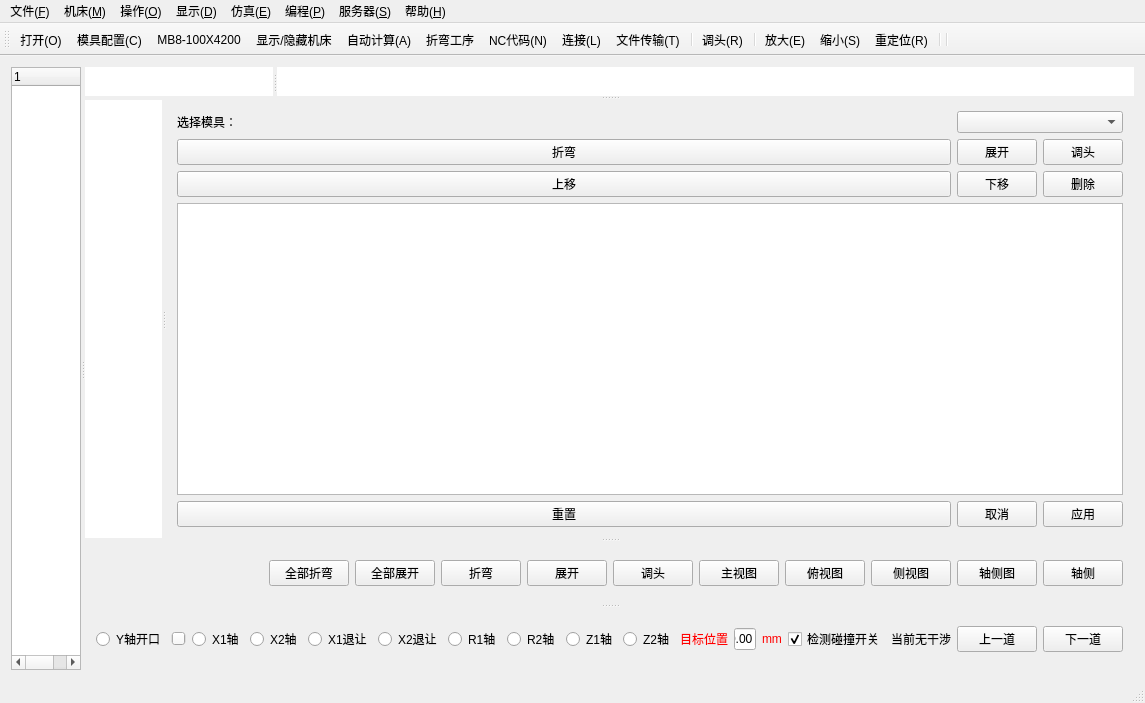
<?xml version="1.0" encoding="UTF-8"?>
<ui version="4.0">
 <class>MainWindow</class>
 <widget class="QMainWindow" name="MainWindow">
  <property name="windowModality">
   <enum>Qt::WindowModal</enum>
  </property>
  <property name="geometry">
   <rect>
    <x>0</x>
    <y>0</y>
    <width>1095</width>
    <height>703</height>
   </rect>
  </property>
  <property name="sizePolicy">
   <sizepolicy hsizetype="Expanding" vsizetype="Expanding">
    <horstretch>1</horstretch>
    <verstretch>1</verstretch>
   </sizepolicy>
  </property>
  <property name="windowTitle">
   <string>MainWindow</string>
  </property>
  <widget class="QWidget" name="centralWidget">
   <layout class="QGridLayout" name="gridLayout_8">
    <item row="0" column="0">
     <widget class="QSplitter" name="splitter_4">
      <property name="orientation">
       <enum>Qt::Horizontal</enum>
      </property>
      <widget class="QTreeWidget" name="treeWidget">
       <property name="contextMenuPolicy">
        <enum>Qt::CustomContextMenu</enum>
       </property>
       <column>
        <property name="text">
         <string notr="true">1</string>
        </property>
       </column>
      </widget>
      <widget class="QSplitter" name="splitter_3">
       <property name="orientation">
        <enum>Qt::Vertical</enum>
       </property>
       <widget class="QSplitter" name="splitter_2">
        <property name="orientation">
         <enum>Qt::Horizontal</enum>
        </property>
        <widget class="QWidget" name="widget_3" native="true">
         <property name="styleSheet">
          <string notr="true">background-color:rgb(255,255,255)</string>
         </property>
         <layout class="QGridLayout" name="gridLayout_3"/>
        </widget>
        <widget class="QWidget" name="widget_4" native="true">
         <property name="styleSheet">
          <string notr="true">background-color:rgb(255,255,255)</string>
         </property>
        </widget>
       </widget>
       <widget class="QSplitter" name="splitter">
        <property name="orientation">
         <enum>Qt::Horizontal</enum>
        </property>
        <widget class="QWidget" name="widget" native="true">
         <property name="styleSheet">
          <string notr="true">background-color:rgb(255,255,255)</string>
         </property>
         <layout class="QGridLayout" name="gridLayout_6"/>
        </widget>
        <widget class="QWidget" name="widget_2" native="true">
         <layout class="QGridLayout" name="gridLayout_7">
          <item row="1" column="0">
           <layout class="QGridLayout" name="gridLayout" columnstretch="1,0,0,0,0">
            <item row="1" column="0">
             <widget class="QPushButton" name="bend_btn">
              <property name="text">
               <string>折弯</string>
              </property>
             </widget>
            </item>
            <item row="1" column="1">
             <widget class="QPushButton" name="deploy_btn">
              <property name="text">
               <string>展开</string>
              </property>
             </widget>
            </item>
            <item row="5" column="0">
             <widget class="QPushButton" name="reset_btn">
              <property name="text">
               <string>重置</string>
              </property>
             </widget>
            </item>
            <item row="2" column="0">
             <widget class="QPushButton" name="up_btn">
              <property name="text">
               <string>上移</string>
              </property>
             </widget>
            </item>
            <item row="2" column="1">
             <widget class="QPushButton" name="down_btn">
              <property name="text">
               <string>下移</string>
              </property>
             </widget>
            </item>
            <item row="1" column="2" colspan="3">
             <widget class="QPushButton" name="reverse_btn">
              <property name="text">
               <string>调头</string>
              </property>
             </widget>
            </item>
            <item row="2" column="2" colspan="3">
             <widget class="QPushButton" name="del_btn">
              <property name="text">
               <string>删除</string>
              </property>
             </widget>
            </item>
            <item row="5" column="1">
             <widget class="QPushButton" name="cancel_btn">
              <property name="text">
               <string>取消</string>
              </property>
             </widget>
            </item>
            <item row="5" column="2" colspan="3">
             <widget class="QPushButton" name="sure_btn">
              <property name="text">
               <string>应用</string>
              </property>
             </widget>
            </item>
            <item row="0" column="0">
             <widget class="QLabel" name="label">
              <property name="text">
               <string>选择模具：</string>
              </property>
             </widget>
            </item>
            <item row="0" column="1" colspan="4">
             <widget class="QComboBox" name="comboBox">
              <property name="currentText">
               <string/>
              </property>
             </widget>
            </item>
            <item row="3" column="0" rowspan="2" colspan="5">
             <widget class="QListWidget" name="listWidget">
              <property name="acceptDrops">
               <bool>true</bool>
              </property>
              <property name="dragEnabled">
               <bool>true</bool>
              </property>
              <property name="dragDropOverwriteMode">
               <bool>false</bool>
              </property>
              <property name="dragDropMode">
               <enum>QAbstractItemView::InternalMove</enum>
              </property>
              <property name="selectionMode">
               <enum>QAbstractItemView::ContiguousSelection</enum>
              </property>
             </widget>
            </item>
           </layout>
          </item>
         </layout>
        </widget>
       </widget>
       <widget class="QWidget" name="widget_6" native="true">
        <layout class="QHBoxLayout" name="horizontalLayout">
         <item>
          <spacer name="horizontalSpacer">
           <property name="orientation">
            <enum>Qt::Horizontal</enum>
           </property>
           <property name="sizeHint" stdset="0">
            <size>
             <width>165</width>
             <height>20</height>
            </size>
           </property>
          </spacer>
         </item>
         <item>
          <widget class="QPushButton" name="bend_all">
           <property name="text">
            <string>全部折弯</string>
           </property>
          </widget>
         </item>
         <item>
          <widget class="QPushButton" name="deploy_all">
           <property name="text">
            <string>全部展开</string>
           </property>
          </widget>
         </item>
         <item>
          <widget class="QPushButton" name="bend_btn_2">
           <property name="text">
            <string>折弯</string>
           </property>
          </widget>
         </item>
         <item>
          <widget class="QPushButton" name="deploy_btn_2">
           <property name="text">
            <string>展开</string>
           </property>
          </widget>
         </item>
         <item>
          <widget class="QPushButton" name="return_btn">
           <property name="text">
            <string>调头</string>
           </property>
          </widget>
         </item>
         <item>
          <widget class="QPushButton" name="mainView_btn">
           <property name="text">
            <string>主视图</string>
           </property>
          </widget>
         </item>
         <item>
          <widget class="QPushButton" name="topView_btn">
           <property name="text">
            <string>俯视图</string>
           </property>
          </widget>
         </item>
         <item>
          <widget class="QPushButton" name="sideView_btn">
           <property name="text">
            <string>侧视图</string>
           </property>
          </widget>
         </item>
         <item>
          <widget class="QPushButton" name="axisSide_btn">
           <property name="text">
            <string>轴侧图</string>
           </property>
           <property name="icon">
            <iconset resource="resource.qrc">
             <normaloff>:/images/resource/Micon.PNG</normaloff>:/images/resource/Micon.PNG</iconset>
           </property>
          </widget>
         </item>
         <item>
          <widget class="QPushButton" name="axis_beside_btn">
           <property name="text">
            <string>轴侧</string>
           </property>
          </widget>
         </item>
        </layout>
       </widget>
       <widget class="QWidget" name="widget_5" native="true">
        <layout class="QHBoxLayout" name="horizontalLayout_2">
         <item>
          <layout class="QHBoxLayout" name="horizontalLayout_3">
           <item>
            <widget class="QRadioButton" name="y_btn">
             <property name="text">
              <string>Y轴开口</string>
             </property>
            </widget>
           </item>
           <item>
            <widget class="QSlider" name="slider">
             <property name="maximum">
              <number>100</number>
             </property>
             <property name="orientation">
              <enum>Qt::Horizontal</enum>
             </property>
            </widget>
           </item>
           <item>
            <widget class="QRadioButton" name="x1_btn">
             <property name="text">
              <string>X1轴</string>
             </property>
            </widget>
           </item>
           <item>
            <widget class="QRadioButton" name="x2_btn">
             <property name="text">
              <string>X2轴</string>
             </property>
            </widget>
           </item>
           <item>
            <widget class="QRadioButton" name="x1_back_btn">
             <property name="text">
              <string>X1退让</string>
             </property>
            </widget>
           </item>
           <item>
            <widget class="QRadioButton" name="x2_back_btn">
             <property name="text">
              <string>X2退让</string>
             </property>
            </widget>
           </item>
           <item>
            <widget class="QRadioButton" name="r1_btn">
             <property name="text">
              <string>R1轴</string>
             </property>
            </widget>
           </item>
           <item>
            <widget class="QRadioButton" name="r2_btn">
             <property name="text">
              <string>R2轴</string>
             </property>
            </widget>
           </item>
           <item>
            <widget class="QRadioButton" name="z1_btn">
             <property name="text">
              <string>Z1轴</string>
             </property>
            </widget>
           </item>
           <item>
            <widget class="QRadioButton" name="z2_btn">
             <property name="text">
              <string>Z2轴</string>
             </property>
            </widget>
           </item>
           <item>
            <widget class="QLabel" name="pos_label">
             <property name="styleSheet">
              <string notr="true">color:red</string>
             </property>
             <property name="text">
              <string>目标位置</string>
             </property>
            </widget>
           </item>
           <item>
            <widget class="QLineEdit" name="pos_edit">
             <property name="text">
              <string>0.00</string>
             </property>
            </widget>
           </item>
           <item>
            <widget class="QLabel" name="label_3">
             <property name="styleSheet">
              <string notr="true">color:red</string>
             </property>
             <property name="text">
              <string>mm</string>
             </property>
            </widget>
           </item>
           <item>
            <widget class="QCheckBox" name="inter_tag">
             <property name="text">
              <string>检测碰撞开关</string>
             </property>
             <property name="checked">
              <bool>true</bool>
             </property>
            </widget>
           </item>
           <item>
            <widget class="QLabel" name="inter_label">
             <property name="text">
              <string>当前无干涉</string>
             </property>
            </widget>
           </item>
           <item>
            <widget class="QPushButton" name="before_btn">
             <property name="text">
              <string>上一道</string>
             </property>
            </widget>
           </item>
           <item>
            <widget class="QPushButton" name="next_btn">
             <property name="text">
              <string>下一道</string>
             </property>
            </widget>
           </item>
          </layout>
         </item>
        </layout>
       </widget>
      </widget>
     </widget>
    </item>
   </layout>
  </widget>
  <widget class="QMenuBar" name="menuBar">
   <property name="geometry">
    <rect>
     <x>0</x>
     <y>0</y>
     <width>1095</width>
     <height>23</height>
    </rect>
   </property>
   <widget class="QMenu" name="menuFile">
    <property name="title">
     <string>文件(&amp;F)</string>
    </property>
    <addaction name="New"/>
    <addaction name="Open"/>
    <addaction name="Save"/>
    <addaction name="Print"/>
    <addaction name="close_window"/>
    <addaction name="Quit"/>
   </widget>
   <widget class="QMenu" name="menu">
    <property name="title">
     <string>帮助(&amp;H)</string>
    </property>
   </widget>
   <widget class="QMenu" name="menu_L">
    <property name="title">
     <string>机床(&amp;M)</string>
    </property>
    <widget class="QMenu" name="body">
     <property name="title">
      <string>本体(&amp;B)</string>
     </property>
     <addaction name="MB8_100X4200"/>
     <addaction name="MB8_100X3200"/>
     <addaction name="MB6_100X2800"/>
    </widget>
    <addaction name="body"/>
    <addaction name="Punch"/>
    <addaction name="Die"/>
    <addaction name="BackGaung"/>
    <addaction name="ToolConfig"/>
    <addaction name="Constant"/>
   </widget>
   <widget class="QMenu" name="menu_T">
    <property name="title">
     <string>操作(&amp;O)</string>
    </property>
    <addaction name="Bend"/>
    <addaction name="Deploy"/>
    <addaction name="Return"/>
    <addaction name="bend_order"/>
    <addaction name="separator"/>
    <addaction name="enLarge"/>
    <addaction name="shrink"/>
    <addaction name="reset"/>
   </widget>
   <widget class="QMenu" name="menu_2">
    <property name="title">
     <string>编程(&amp;P)</string>
    </property>
    <addaction name="NC"/>
   </widget>
   <widget class="QMenu" name="menu_3">
    <property name="title">
     <string>仿真(&amp;E)</string>
    </property>
    <addaction name="Auto"/>
    <addaction name="RealTime"/>
   </widget>
   <widget class="QMenu" name="menuFu">
    <property name="title">
     <string>服务器(&amp;S)</string>
    </property>
    <addaction name="Link"/>
    <addaction name="Transfer"/>
   </widget>
   <widget class="QMenu" name="menuXian">
    <property name="title">
     <string>显示(&amp;D)</string>
    </property>
    <addaction name="Body_Show"/>
    <addaction name="Punch_Show"/>
    <addaction name="Die_Show"/>
    <addaction name="X_Show"/>
    <addaction name="R_Show"/>
    <addaction name="Z_Show"/>
   </widget>
   <addaction name="menuFile"/>
   <addaction name="menu_L"/>
   <addaction name="menu_T"/>
   <addaction name="menuXian"/>
   <addaction name="menu_3"/>
   <addaction name="menu_2"/>
   <addaction name="menuFu"/>
   <addaction name="menu"/>
  </widget>
  <widget class="QStatusBar" name="statusBar"/>
  <widget class="QToolBar" name="toolBar">
   <property name="windowTitle">
    <string>toolBar</string>
   </property>
   <attribute name="toolBarArea">
    <enum>TopToolBarArea</enum>
   </attribute>
   <attribute name="toolBarBreak">
    <bool>false</bool>
   </attribute>
   <addaction name="Open"/>
   <addaction name="ToolConfig"/>
   <addaction name="MB8_100X4200"/>
   <addaction name="show_or_not"/>
   <addaction name="Auto"/>
   <addaction name="bend_order"/>
   <addaction name="NC"/>
   <addaction name="Link"/>
   <addaction name="Transfer"/>
   <addaction name="separator"/>
   <addaction name="Return"/>
   <addaction name="separator"/>
   <addaction name="enLarge"/>
   <addaction name="shrink"/>
   <addaction name="reset"/>
   <addaction name="separator"/>
   <addaction name="separator"/>
  </widget>
  <action name="New">
   <property name="icon">
    <iconset resource="resource.qrc">
     <normaloff>:/images/resource/new.png</normaloff>:/images/resource/new.png</iconset>
   </property>
   <property name="text">
    <string>新建(&amp;N)</string>
   </property>
  </action>
  <action name="Open">
   <property name="icon">
    <iconset resource="resource.qrc">
     <normaloff>:/images/resource/folder-new.png</normaloff>:/images/resource/folder-new.png</iconset>
   </property>
   <property name="text">
    <string>打开(&amp;O)</string>
   </property>
  </action>
  <action name="Quit">
   <property name="text">
    <string>退出(&amp;Q)</string>
   </property>
  </action>
  <action name="Punch">
   <property name="text">
    <string>上模(&amp;P)</string>
   </property>
  </action>
  <action name="Die">
   <property name="text">
    <string>下模(&amp;D)</string>
   </property>
  </action>
  <action name="Bend">
   <property name="checkable">
    <bool>false</bool>
   </property>
   <property name="icon">
    <iconset resource="resource.qrc">
     <normaloff>:/images/resource/bend.png</normaloff>:/images/resource/bend.png</iconset>
   </property>
   <property name="text">
    <string>折弯(&amp;B)</string>
   </property>
  </action>
  <action name="Deploy">
   <property name="icon">
    <iconset resource="resource.qrc">
     <normaloff>:/images/resource/deploy.png</normaloff>:/images/resource/deploy.png</iconset>
   </property>
   <property name="text">
    <string>展开(&amp;D)</string>
   </property>
  </action>
  <action name="Save">
   <property name="icon">
    <iconset resource="resource.qrc">
     <normaloff>:/images/resource/save.png</normaloff>:/images/resource/save.png</iconset>
   </property>
   <property name="text">
    <string>保存((&amp;S))</string>
   </property>
  </action>
  <action name="Print">
   <property name="icon">
    <iconset resource="resource.qrc">
     <normaloff>:/images/resource/h16.png</normaloff>:/images/resource/h16.png</iconset>
   </property>
   <property name="text">
    <string>打印((&amp;P))</string>
   </property>
  </action>
  <action name="Machine">
   <property name="text">
    <string>机床(&amp;M)</string>
   </property>
  </action>
  <action name="Auto">
   <property name="icon">
    <iconset resource="resource.qrc">
     <normaloff>:/images/resource/compute.png</normaloff>:/images/resource/compute.png</iconset>
   </property>
   <property name="text">
    <string>自动计算(&amp;A)</string>
   </property>
  </action>
  <action name="Return">
   <property name="icon">
    <iconset resource="resource.qrc">
     <normaloff>:/images/resource/return.jpg</normaloff>:/images/resource/return.jpg</iconset>
   </property>
   <property name="text">
    <string>调头(&amp;R)</string>
   </property>
  </action>
  <action name="BackGaung">
   <property name="text">
    <string>轴配置(&amp;A)</string>
   </property>
  </action>
  <action name="MB8_100X4200">
   <property name="icon">
    <iconset resource="resource.qrc">
     <normaloff>:/images/machine</normaloff>:/images/machine</iconset>
   </property>
   <property name="text">
    <string>MB8-100X4200</string>
   </property>
  </action>
  <action name="MB8_100X3200">
   <property name="text">
    <string>MB8-100X3200</string>
   </property>
  </action>
  <action name="MB6_100X2800">
   <property name="text">
    <string>MB6-100X2800</string>
   </property>
  </action>
  <action name="enLarge">
   <property name="icon">
    <iconset resource="resource.qrc">
     <normaloff>:/images/resource/zoom-in.png</normaloff>:/images/resource/zoom-in.png</iconset>
   </property>
   <property name="text">
    <string>放大(&amp;E)</string>
   </property>
  </action>
  <action name="shrink">
   <property name="icon">
    <iconset resource="resource.qrc">
     <normaloff>:/images/resource/zoom-out.png</normaloff>:/images/resource/zoom-out.png</iconset>
   </property>
   <property name="text">
    <string>缩小(&amp;S)</string>
   </property>
  </action>
  <action name="reset">
   <property name="icon">
    <iconset resource="resource.qrc">
     <normaloff>:/images/resource/zoom-original.png</normaloff>:/images/resource/zoom-original.png</iconset>
   </property>
   <property name="text">
    <string>重定位(&amp;R)</string>
   </property>
  </action>
  <action name="NC">
   <property name="icon">
    <iconset resource="resource.qrc">
     <normaloff>:/images/code</normaloff>:/images/code</iconset>
   </property>
   <property name="text">
    <string>NC代码(&amp;N)</string>
   </property>
   <property name="toolTip">
    <string>生成NC代码(N)</string>
   </property>
  </action>
  <action name="Link">
   <property name="icon">
    <iconset resource="resource.qrc">
     <normaloff>:/images/link</normaloff>:/images/link</iconset>
   </property>
   <property name="text">
    <string>连接(&amp;L)</string>
   </property>
  </action>
  <action name="Transfer">
   <property name="icon">
    <iconset resource="resource.qrc">
     <normaloff>:/images/transfer</normaloff>:/images/transfer</iconset>
   </property>
   <property name="text">
    <string>文件传输(&amp;T)</string>
   </property>
  </action>
  <action name="RealTime">
   <property name="text">
    <string>实时仿真(&amp;R)</string>
   </property>
  </action>
  <action name="Body_Show">
   <property name="text">
    <string>本体</string>
   </property>
   <property name="toolTip">
    <string>隐藏/显示本体</string>
   </property>
  </action>
  <action name="Punch_Show">
   <property name="text">
    <string>上模(&amp;P)</string>
   </property>
  </action>
  <action name="Die_Show">
   <property name="text">
    <string>下模(&amp;D)</string>
   </property>
  </action>
  <action name="X_Show">
   <property name="text">
    <string>挡料-X轴(&amp;X)</string>
   </property>
  </action>
  <action name="ToolConfig">
   <property name="icon">
    <iconset resource="resource.qrc">
     <normaloff>:/images/resource/gtk-execute.png</normaloff>:/images/resource/gtk-execute.png</iconset>
   </property>
   <property name="text">
    <string>模具配置(&amp;C)</string>
   </property>
  </action>
  <action name="R_Show">
   <property name="text">
    <string>挡料-R轴(&amp;R)</string>
   </property>
  </action>
  <action name="Z_Show">
   <property name="text">
    <string>挡料-Z轴(&amp;Z)</string>
   </property>
  </action>
  <action name="Constant">
   <property name="checkable">
    <bool>false</bool>
   </property>
   <property name="checked">
    <bool>false</bool>
   </property>
   <property name="icon">
    <iconset resource="resource.qrc">
     <normaloff>:/images/machine</normaloff>:/images/machine</iconset>
   </property>
   <property name="text">
    <string>机床参数(&amp;P)</string>
   </property>
  </action>
  <action name="bend_order">
   <property name="enabled">
    <bool>true</bool>
   </property>
   <property name="icon">
    <iconset resource="resource.qrc">
     <normaloff>:/images/order</normaloff>:/images/order</iconset>
   </property>
   <property name="text">
    <string>折弯工序</string>
   </property>
  </action>
  <action name="close_window">
   <property name="text">
    <string>关闭当前窗口(&amp;C)</string>
   </property>
  </action>
  <action name="show_or_not">
   <property name="icon">
    <iconset resource="resource.qrc">
     <normaloff>:/images/resource/top.png</normaloff>:/images/resource/top.png</iconset>
   </property>
   <property name="text">
    <string>显示/隐藏机床</string>
   </property>
   <property name="toolTip">
    <string>显示/隐藏机床</string>
   </property>
  </action>
 </widget>
 <layoutdefault spacing="6" margin="11"/>
 <resources>
  <include location="resource.qrc"/>
 </resources>
 <connections/>
</ui>
